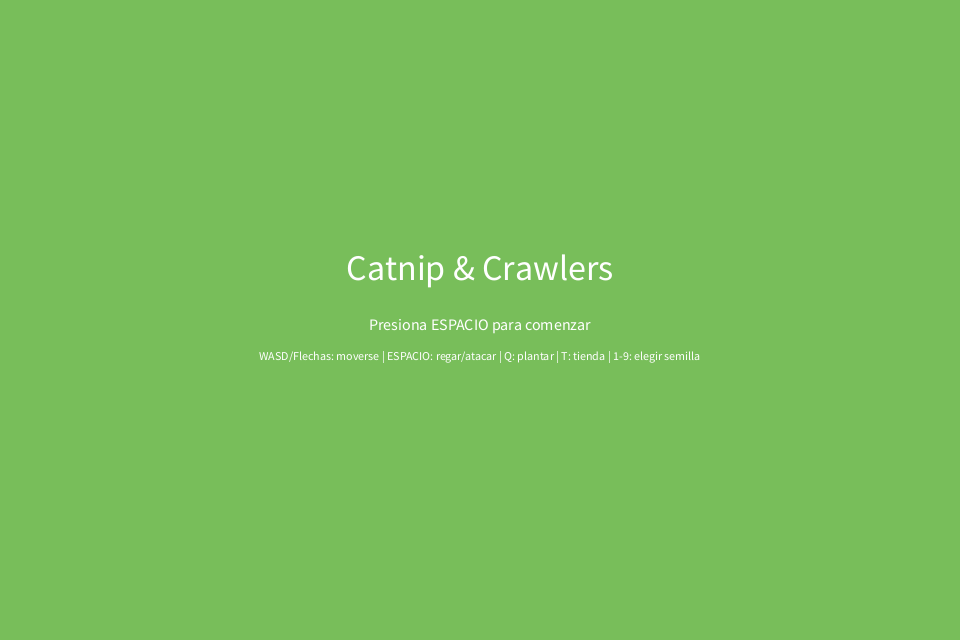
Frame 1 (no input)
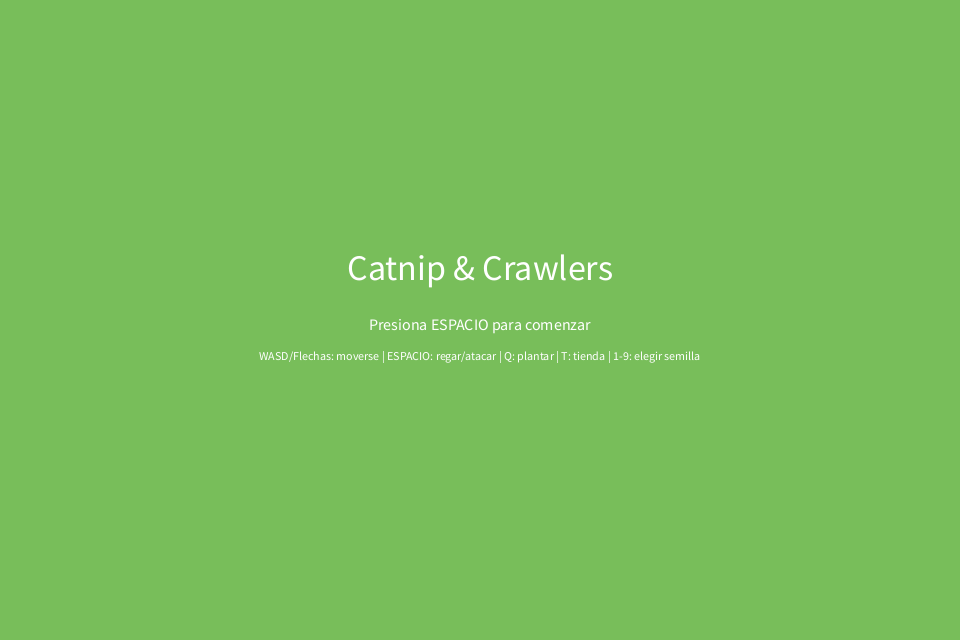
Frame 60 (the mouse pressed at the canvas centre just before this capture)
Frame 120 (the mouse held since frame 60 and released just before this capture): identical to frame 60, image omitted

The Processing sketch that drew these frames (run headless with seeded random() and noise(); from frame 60 on, the mouse is pressed at the canvas centre):

// Processing sketch: CatnipCrawlers
// ── CatnipCrawlers.pde
// ============================================================
// CATNIP & CRAWLERS
// Juego 2D de estrategia y gestion de jardin (Processing/Java)
// ============================================================

Juego juego;

void setup() {
  size(960, 640);
  juego = new Juego();
  juego.iniciarJuego();
}

void draw() {
  juego.actualizar();
  juego.mostrar();
}

void keyPressed() {
  juego.manejarEntrada();
  // Evita que Processing cierre el sketch al presionar ESC
  if (key == ESC) {
    key = 0;
  }
}

void mousePressed() {
  juego.manejarEntrada();
}

// ── Constantes.pde
// ==================== CONSTANTES GLOBALES ====================

// Estados del juego
final int ESTADO_MENU        = 0;
final int ESTADO_PREPARACION = 1;
final int ESTADO_OLEADA      = 2;
final int ESTADO_GAMEOVER    = 3;

// Estaciones del anio
final int PRIMAVERA = 0;
final int VERANO    = 1;
final int OTONO     = 2;
final int INVIERNO  = 3;

// Direcciones del jugador
final int ARRIBA      = 0;
final int ABAJO       = 1;
final int IZQUIERDA   = 2;
final int DERECHA     = 3;

// Rarezas de semillas/plantas
final int COMUN      = 0;
final int RARA       = 1;
final int EPICA      = 2;
final int LEGENDARIA = 3;

// Estados de una planta
final int PLANTA_SEMILLA  = 0;
final int CRECIENDO       = 1;
final int MADURA          = 2;
final int MARCHITA        = 3;

// ── Enemigo.pde
class Enemigo {
  float posX, posY;
  float vida;
  float velocidad;
  float danio;
  String tipo;
  Parcela objetivo;

  // Auxiliares internos (no forman parte de la lista original de atributos)
  boolean muerto = false;
  float vidaMaxima;

  Enemigo(float posX, float posY, String tipo) {
    this.posX = posX;
    this.posY = posY;
    this.tipo = tipo;
    configurarPorTipo();
  }

  void configurarPorTipo() {
    if (tipo.equals("Hormiga"))          { vida = 20; velocidad = 1.4; danio = 3; }
    else if (tipo.equals("Escarabajo"))  { vida = 40; velocidad = 0.9; danio = 6; }
    else if (tipo.equals("Oruga"))       { vida = 15; velocidad = 1.1; danio = 2; }
    else if (tipo.equals("Avispa"))      { vida = 25; velocidad = 1.8; danio = 4; }
    else if (tipo.equals("Babosa"))      { vida = 60; velocidad = 0.6; danio = 8; }
    else                                  { vida = 20; velocidad = 1.0; danio = 3; }
    vidaMaxima = vida;
  }

  void buscarObjetivo(ArrayList<Parcela> parcelas) {
    Parcela mejor = null;
    float distMin = Float.MAX_VALUE;
    for (Parcela p : parcelas) {
      if (!p.estaLibre() && p.planta != null && p.planta.estado != MARCHITA) {
        float d = dist(posX, posY, p.posX, p.posY);
        if (d < distMin) {
          distMin = d;
          mejor = p;
        }
      }
    }
    objetivo = mejor;
  }

  void mover() {
    if (objetivo == null) return;
    float cx = objetivo.posX + objetivo.tamanio / 2.0;
    float cy = objetivo.posY + objetivo.tamanio / 2.0;
    float dx = cx - posX;
    float dy = cy - posY;
    float d = sqrt(dx * dx + dy * dy);
    if (d > 6) {
      posX += (dx / d) * velocidad;
      posY += (dy / d) * velocidad;
    }
  }

  void atacar() {
    if (objetivo == null || objetivo.estaLibre() || objetivo.planta == null) return;
    float cx = objetivo.posX + objetivo.tamanio / 2.0;
    float cy = objetivo.posY + objetivo.tamanio / 2.0;
    if (dist(posX, posY, cx, cy) <= 42) {
      objetivo.planta.recibirDanio(danio * 0.06);
    }
  }

  void recibirDanio(float cantidad) {
    vida -= cantidad;
    if (vida <= 0) morir();
  }

  void morir() {
    muerto = true;
  }

  void mostrar() {
    noStroke();
    color c = color(120, 40, 40);
    if (tipo.equals("Hormiga"))          c = color(35, 35, 35);
    else if (tipo.equals("Escarabajo"))  c = color(90, 40, 110);
    else if (tipo.equals("Oruga"))       c = color(90, 160, 40);
    else if (tipo.equals("Avispa"))      c = color(235, 200, 30);
    else if (tipo.equals("Babosa"))      c = color(160, 100, 150);

    fill(c);
    ellipse(posX, posY, 22, 16);
    fill(0);
    ellipse(posX + 8, posY - 4, 3, 3);

    // Barra de vida
    float ratio = constrain(vida / vidaMaxima, 0, 1);
    noStroke();
    fill(60);
    rect(posX - 15, posY - 16, 30, 4);
    fill(200, 40, 40);
    rect(posX - 15, posY - 16, 30 * ratio, 4);
  }
}

// ── GestorEstaciones.pde
class GestorEstaciones {
  int estacionActual;
  int estacionAnterior;

  // Modificadores aplicados al resto del juego segun la estacion
  float modCrecimiento;
  float modVelocidadEnemigos;

  GestorEstaciones() {
    estacionActual = PRIMAVERA;
    estacionAnterior = INVIERNO;
    aplicarModificadores();
  }

  void cambiarEstacion() {
    estacionAnterior = estacionActual;
    estacionActual = selecNuevaEstacion();
    aplicarModificadores();
  }

  int selecNuevaEstacion() {
    return (estacionActual + 1) % 4;
  }

  void aplicarModificadores() {
    if (estacionActual == PRIMAVERA) {
      modCrecimiento = 1.2;
      modVelocidadEnemigos = 1.0;
    } else if (estacionActual == VERANO) {
      modCrecimiento = 1.0;
      modVelocidadEnemigos = 1.1;
    } else if (estacionActual == OTONO) {
      modCrecimiento = 0.9;
      modVelocidadEnemigos = 1.0;
    } else {
      modCrecimiento = 0.6;
      modVelocidadEnemigos = 0.85;
    }
  }
}

// ── GestorOleadas.pde
class GestorOleadas {
  int numero;
  int cantEnemigos;
  int enemigosRestantes;
  int intervaloSpawn;
  ArrayList<PuntoSpawn> puntosSpawn;

  // Referencias/estado interno necesarios para operar
  Juego juego;
  int timerSpawn;
  int enemigosPorCrear;
  String[] tiposEnemigo = {"Hormiga", "Escarabajo", "Oruga", "Avispa", "Babosa"};

  GestorOleadas(Juego juego) {
    this.juego = juego;
    numero = 0;
    cantEnemigos = 0;
    enemigosRestantes = 0;
    intervaloSpawn = 90;
    puntosSpawn = new ArrayList<PuntoSpawn>();
    generarPuntosSpawn();
  }

  void generarPuntosSpawn() {
    puntosSpawn.clear();
    int total = 12; // 12 puntos posibles alrededor del jardin
    for (int i = 0; i < total; i++) {
      float ang = TWO_PI * i / total;
      float radioX = width / 2.0 - 30;
      float radioY = height / 2.0 - 30;
      float x = width / 2.0 + cos(ang) * radioX;
      float y = height / 2.0 + sin(ang) * radioY;
      puntosSpawn.add(new PuntoSpawn(constrain(x, 15, width - 15), constrain(y, 15, height - 15)));
    }
  }

  void iniciarOleada() {
    numero++;
    subirDificultad();
    enemigosRestantes = cantEnemigos;
    enemigosPorCrear = cantEnemigos;
    timerSpawn = 0;
  }

  void subirDificultad() {
    cantEnemigos = 4 + numero * 2;
    intervaloSpawn = max(18, 90 - numero * 4);
  }

  PuntoSpawn seleSpawn() {
    return puntosSpawn.get(int(random(puntosSpawn.size())));
  }

  Enemigo crearEnemigo() {
    PuntoSpawn punto = seleSpawn();
    int variedad = constrain(2 + numero / 2, 1, tiposEnemigo.length);
    String tipo = tiposEnemigo[int(random(variedad))];
    Enemigo e = new Enemigo(punto.posX, punto.posY, tipo);
    e.buscarObjetivo(juego.parcelas);
    return e;
  }

  void actualizar() {
    if (enemigosPorCrear > 0) {
      timerSpawn++;
      if (timerSpawn >= intervaloSpawn) {
        timerSpawn = 0;
        juego.enemigos.add(crearEnemigo());
        enemigosPorCrear--;
      }
    }
    enemigosRestantes = enemigosPorCrear + juego.enemigos.size();

    if (enemigosPorCrear <= 0 && juego.enemigos.size() == 0) {
      terminarOleada();
    }
  }

  void terminarOleada() {
    enemigosRestantes = 0;
    if (numero % 3 == 0) {
      juego.gestorEstaciones.cambiarEstacion();
    }
    juego.cambiarEstado(ESTADO_PREPARACION);
  }
}

// ── Inventario.pde
class Inventario {
  int capacidad;
  ArrayList<Semilla> semillas;
  Semilla semillaSeleccionada;

  Inventario(int capacidad) {
    this.capacidad = capacidad;
    this.semillas = new ArrayList<Semilla>();
    this.semillaSeleccionada = null;
  }

  boolean agregarSemilla(Semilla s) {
    if (estaLleno()) return false;
    semillas.add(s);
    if (semillaSeleccionada == null) semillaSeleccionada = s;
    return true;
  }

  void eliminarSemilla(Semilla s) {
    semillas.remove(s);
    if (semillaSeleccionada == s) {
      semillaSeleccionada = semillas.size() > 0 ? semillas.get(0) : null;
    }
  }

  void seleccionarSemilla(int indice) {
    if (indice >= 0 && indice < semillas.size()) {
      semillaSeleccionada = semillas.get(indice);
    }
  }

  boolean estaLleno() {
    return semillas.size() >= capacidad;
  }

  void mostrar(float x, float y) {
    noStroke();
    fill(255, 255, 255, 210);
    rect(x, y, 260, 80, 8);
    fill(0);
    textSize(11);
    textAlign(LEFT);
    text("Inventario (" + semillas.size() + "/" + capacidad + ") - teclas 1-9", x + 8, y + 15);

    for (int i = 0; i < semillas.size(); i++) {
      Semilla s = semillas.get(i);
      float sx = x + 8 + (i % 8) * 30;
      float sy = y + 22 + (i / 8) * 30;
      fill(s == semillaSeleccionada ? color(255, 220, 120) : color(210, 210, 210));
      rect(sx, sy, 26, 26, 4);
      fill(0);
      textSize(8);
      textAlign(CENTER);
      String corto = s.nombre.length() > 4 ? s.nombre.substring(0, 4) : s.nombre;
      text(corto, sx + 13, sy + 16);
    }
    textAlign(LEFT);
  }
}

// ── Jardin.pde
class Jardin {
  int estacionVisual;
  color textura;
  ArrayList<PVector> decoracion;

  GestorEstaciones gestorRef;

  Jardin(GestorEstaciones gestorEstaciones) {
    gestorRef = gestorEstaciones;
    estacionVisual = gestorRef.estacionActual;
    decoracion = new ArrayList<PVector>();
    generarDecoracion();
    actualizarEstacion();
  }

  void generarDecoracion() {
    decoracion.clear();
    for (int i = 0; i < 25; i++) {
      decoracion.add(new PVector(random(width), random(height)));
    }
  }

  void actualizarEstacion() {
    if (estacionVisual != gestorRef.estacionActual) {
      estacionVisual = gestorRef.estacionActual;
      generarDecoracion();
    }
    if (estacionVisual == PRIMAVERA)      textura = color(150, 210, 120);
    else if (estacionVisual == VERANO)    textura = color(120, 190, 80);
    else if (estacionVisual == OTONO)     textura = color(200, 150, 80);
    else                                   textura = color(225, 235, 245);
  }

  void mostrar() {
    background(textura);
    mostrarDecoracion();
  }

  void mostrarDecoracion() {
    noStroke();
    for (PVector v : decoracion) {
      if (estacionVisual == PRIMAVERA) {
        fill(255, 200, 220);
        ellipse(v.x, v.y, 5, 5);
      } else if (estacionVisual == VERANO) {
        fill(255, 255, 150, 180);
        ellipse(v.x, v.y, 3, 3);
      } else if (estacionVisual == OTONO) {
        fill(180, 90, 30);
        ellipse(v.x, v.y, 6, 4);
      } else {
        fill(255);
        ellipse(v.x, v.y, 4, 4);
      }
    }
  }
}

// ── Juego.pde
class Juego {
  int estadoActual;
  Jugador jugador;
  ArrayList<Parcela> parcelas;
  ArrayList<Enemigo> enemigos;
  Tienda tienda;
  Inventario inventario;
  // "gestores" del enunciado: instancias de GestorOleadas y GestorEstaciones
  GestorOleadas gestorOleadas;
  GestorEstaciones gestorEstaciones;
  Jardin terreno;
  float dinero;
  int plantasDestruidas;

  // Auxiliar: temporizador de la fase de preparacion (en frames)
  int timerPreparacion;
  final int TIEMPO_PREP = 60 * 18; // ~18 segundos

  void iniciarJuego() {
    estadoActual = ESTADO_MENU;

    jugador = new Jugador(width / 2.0, height / 2.0);
    inventario = jugador.inventario;

    parcelas = new ArrayList<Parcela>();
    crearParcelas();

    enemigos = new ArrayList<Enemigo>();
    tienda = new Tienda();

    gestorEstaciones = new GestorEstaciones();
    gestorOleadas = new GestorOleadas(this);
    terreno = new Jardin(gestorEstaciones);

    dinero = 100;
    plantasDestruidas = 0;
    timerPreparacion = TIEMPO_PREP;

    // Semillas iniciales para poder empezar a jugar
    inventario.agregarSemilla(new Semilla("Girasol", "Girasol", COMUN, 10, 40, 3, 180));
    inventario.agregarSemilla(new Semilla("Tomate", "Tomate", COMUN, 15, 50, 4, 220));
  }

  void crearParcelas() {
    int cols = 6, rows = 4;
    float tam = 68;
    float startX = width / 2.0 - (cols * tam) / 2.0;
    float startY = height / 2.0 - (rows * tam) / 2.0 + 15;
    for (int r = 0; r < rows; r++) {
      for (int c = 0; c < cols; c++) {
        parcelas.add(new Parcela(startX + c * tam, startY + r * tam, tam - 4));
      }
    }
  }

  void actualizar() {
    if (estadoActual == ESTADO_MENU || estadoActual == ESTADO_GAMEOVER) return;

    terreno.actualizarEstacion();
    jugador.mover();

    for (Parcela p : parcelas) {
      if (p.planta != null) {
        p.planta.actualizar();
        float generado = p.planta.generarDinero();
        if (generado > 0) dinero += generado;
        if (p.planta.muerta) {
          plantasDestruidas++;
        }
      }
    }

    if (estadoActual == ESTADO_PREPARACION) {
      timerPreparacion--;
      if (timerPreparacion <= 0) {
        tienda.cerrar();
        gestorOleadas.iniciarOleada();
        cambiarEstado(ESTADO_OLEADA);
      }
    } else if (estadoActual == ESTADO_OLEADA) {
      gestorOleadas.actualizar();

      ArrayList<Enemigo> muertos = new ArrayList<Enemigo>();
      for (Enemigo e : enemigos) {
        if (e.objetivo == null || e.objetivo.estaLibre()) {
          e.buscarObjetivo(parcelas);
        }
        e.mover();
        e.atacar();
        if (e.muerto) muertos.add(e);
      }
      enemigos.removeAll(muertos);

      // Si terminarOleada() ya cambio el estado, preparamos el proximo temporizador
      if (estadoActual == ESTADO_PREPARACION) {
        timerPreparacion = TIEMPO_PREP;
      }
    }

    comprobarGameOver();
  }

  void mostrar() {
    if (estadoActual == ESTADO_MENU) {
      mostrarMenu();
      return;
    }

    terreno.mostrar();
    for (Parcela p : parcelas) p.mostrar();
    for (Enemigo e : enemigos) e.mostrar();
    jugador.mostrar();

    mostrarHUD();
    tienda.mostrar(width - 430, 20);
    inventario.mostrar(15, height - 95);

    if (estadoActual == ESTADO_GAMEOVER) {
      mostrarGameOver();
    }
  }

  void mostrarMenu() {
    background(120, 190, 90);
    fill(255);
    textAlign(CENTER);
    textSize(36);
    text("Catnip & Crawlers", width / 2.0, height / 2.0 - 40);
    textSize(16);
    text("Presiona ESPACIO para comenzar", width / 2.0, height / 2.0 + 10);
    textSize(12);
    text("WASD/Flechas: moverse | ESPACIO: regar/atacar | Q: plantar | T: tienda | 1-9: elegir semilla",
         width / 2.0, height / 2.0 + 40);
    textAlign(LEFT);
  }

  void mostrarHUD() {
    noStroke();
    fill(255, 255, 255, 220);
    rect(10, 10, 230, 68, 8);
    fill(0);
    textAlign(LEFT);
    textSize(13);
    text("Dinero: $" + int(dinero), 20, 28);

    String est = estadoActual == ESTADO_PREPARACION ? "Preparacion" :
                 (estadoActual == ESTADO_OLEADA ? "Oleada " + gestorOleadas.numero : "");
    text("Estado: " + est, 20, 46);

    if (estadoActual == ESTADO_PREPARACION) {
      text("Siguiente oleada en: " + (timerPreparacion / 60) + "s", 20, 64);
    } else if (estadoActual == ESTADO_OLEADA) {
      text("Enemigos restantes: " + gestorOleadas.enemigosRestantes, 20, 64);
    }

    String[] nombresEstacion = {"Primavera", "Verano", "Otono", "Invierno"};
    textAlign(RIGHT);
    text("Estacion: " + nombresEstacion[gestorEstaciones.estacionActual], width - 20, 28);
    text("Plantas perdidas: " + plantasDestruidas + "/15", width - 20, 46);
    textAlign(LEFT);
  }

  void mostrarGameOver() {
    noStroke();
    fill(0, 0, 0, 180);
    rect(0, 0, width, height);
    fill(255);
    textAlign(CENTER);
    textSize(32);
    text("GAME OVER", width / 2.0, height / 2.0 - 10);
    textSize(14);
    text("Oleadas superadas: " + gestorOleadas.numero, width / 2.0, height / 2.0 + 16);
    text("Presiona R para reiniciar", width / 2.0, height / 2.0 + 40);
    textAlign(LEFT);
  }

  void manejarEntrada() {
    if (estadoActual == ESTADO_MENU) {
      if (key == ' ') {
        cambiarEstado(ESTADO_PREPARACION);
      }
      return;
    }

    if (estadoActual == ESTADO_GAMEOVER) {
      if (key == 'r' || key == 'R') {
        iniciarJuego();
      }
      return;
    }

    if (key == ' ') {
      jugador.usarRegadera(parcelas, enemigos);
    } else if (key == 'q' || key == 'Q') {
      for (Parcela p : parcelas) {
        float cx = p.posX + p.tamanio / 2.0;
        float cy = p.posY + p.tamanio / 2.0;
        if (dist(jugador.posX, jugador.posY, cx, cy) < 55) {
          jugador.plantar(p);
          break;
        }
      }
    } else if (key == 't' || key == 'T') {
      if (!tienda.visible) tienda.abrir();
      else tienda.minimizar();
    } else if (key == ESC) {
      tienda.cerrar();
    } else if (key >= '1' && key <= '9') {
      inventario.seleccionarSemilla(key - '1');
    }

    if (mousePressed) {
      tienda.manejarClick(mouseX, mouseY, width - 430, 20, this);
    }
  }

  void cambiarEstado(int nuevo) {
    estadoActual = nuevo;
  }

  void comprobarGameOver() {
    if (plantasDestruidas >= 15) {
      cambiarEstado(ESTADO_GAMEOVER);
    }
  }
}

// ── Jugador.pde
class Jugador {
  float posX, posY;
  float velocidad;
  int direccion;
  Regadera regadera;
  Inventario inventario;

  Jugador(float posX, float posY) {
    this.posX = posX;
    this.posY = posY;
    this.velocidad = 2.6;
    this.direccion = ABAJO;
    this.regadera = new Regadera();
    this.inventario = new Inventario(12);
  }

  void mover() {
    float dx = 0, dy = 0;
    if (keyPressed) {
      if (key == 'w' || key == 'W' || keyCode == UP)    dy -= 1;
      if (key == 's' || key == 'S' || keyCode == DOWN)  dy += 1;
      if (key == 'a' || key == 'A' || keyCode == LEFT)  dx -= 1;
      if (key == 'd' || key == 'D' || keyCode == RIGHT) dx += 1;
    }
    if (dx != 0 || dy != 0) {
      float mag = sqrt(dx * dx + dy * dy);
      posX += (dx / mag) * velocidad;
      posY += (dy / mag) * velocidad;
      actualizarDireccion(dx, dy);
    }
    posX = constrain(posX, 15, width - 15);
    posY = constrain(posY, 15, height - 15);
  }

  void actualizarDireccion(float dx, float dy) {
    if (dy < 0) direccion = ARRIBA;
    else if (dy > 0) direccion = ABAJO;
    else if (dx < 0) direccion = IZQUIERDA;
    else if (dx > 0) direccion = DERECHA;
  }

  void usarRegadera(ArrayList<Parcela> parcelas, ArrayList<Enemigo> enemigos) {
    regadera.usar(posX, posY, direccion, parcelas, enemigos);
  }

  boolean plantar(Parcela p) {
    if (inventario.semillaSeleccionada == null) return false;
    if (!p.estaLibre()) return false;
    Planta nueva = inventario.semillaSeleccionada.crearPlanta();
    return p.plantar(nueva);
  }

  void mostrar() {
    regadera.mostrarArea(posX, posY, direccion);

    noStroke();
    fill(230, 150, 60);
    ellipse(posX, posY, 30, 26);

    fill(255, 240, 230);
    triangle(posX - 16, posY - 12, posX - 8, posY - 24, posX - 2, posY - 12);
    triangle(posX + 2, posY - 12, posX + 8, posY - 24, posX + 16, posY - 12);

    fill(0);
    float ox = 0, oy = 0;
    if (direccion == ARRIBA)      oy = -4;
    else if (direccion == ABAJO)  oy = 4;
    else if (direccion == IZQUIERDA) ox = -4;
    else if (direccion == DERECHA)   ox = 4;
    ellipse(posX + ox - 3, posY + oy - 2, 3, 3);
    ellipse(posX + ox + 3, posY + oy - 2, 3, 3);

    // Regadera visual segun cooldown
    fill(regadera.puedeUsarse() ? color(80, 160, 220) : color(150, 150, 150));
    ellipse(posX + ox * 3, posY + oy * 3, 10, 8);
  }
}

// ── Mejora.pde
// Clase auxiliar NO incluida en el diseno original, agregada solo para que
// Tienda.mejorasDispo / comprarMejora() tengan un objeto concreto con el que trabajar.
class Mejora {
  String nombre;
  String descripcion;
  float precio;
  String tipoEfecto;

  Mejora(String nombre, String descripcion, float precio, String tipoEfecto) {
    this.nombre = nombre;
    this.descripcion = descripcion;
    this.precio = precio;
    this.tipoEfecto = tipoEfecto;
  }

  void aplicar(Jugador j, Inventario inv) {
    if (tipoEfecto.equals("velocidad")) {
      j.velocidad += 0.6;
    } else if (tipoEfecto.equals("danio")) {
      j.regadera.danio += 4;
    } else if (tipoEfecto.equals("cooldown")) {
      j.regadera.cooldown = max(100, j.regadera.cooldown - 60);
    } else if (tipoEfecto.equals("area")) {
      j.regadera.anchoArea += 20;
      j.regadera.altoArea += 15;
    } else if (tipoEfecto.equals("capacidad")) {
      inv.capacidad += 3;
    }
  }

  void mostrar(float x, float y, float w, float h) {
    noStroke();
    fill(220, 230, 255);
    rect(x, y, w, h, 6);
    fill(0);
    textSize(11);
    textAlign(LEFT);
    text(nombre, x + 6, y + 14);
    textSize(9);
    text(descripcion, x + 6, y + 28, w - 12, h - 30);
    textAlign(RIGHT);
    textSize(10);
    text("$" + int(precio), x + w - 6, y + 14);
    textAlign(LEFT);
  }
}

// ── Parcela.pde
class Parcela {
  float posX, posY;
  float tamanio;
  Planta planta;
  boolean estaOcupada;

  Parcela(float posX, float posY, float tamanio) {
    this.posX = posX;
    this.posY = posY;
    this.tamanio = tamanio;
    this.estaOcupada = false;
    this.planta = null;
  }

  boolean contener(float px, float py) {
    return px >= posX && px <= posX + tamanio && py >= posY && py <= posY + tamanio;
  }

  boolean plantar(Planta p) {
    if (estaOcupada) return false;
    planta = p;
    estaOcupada = true;
    return true;
  }

  void eliminarPlanta() {
    planta = null;
    estaOcupada = false;
  }

  boolean estaLibre() {
    return !estaOcupada;
  }

  void mostrar() {
    noStroke();
    fill(101, 67, 33);
    rect(posX, posY, tamanio, tamanio, 4);
    stroke(70, 45, 20);
    noFill();
    rect(posX, posY, tamanio, tamanio, 4);
    noStroke();

    if (planta != null) {
      planta.mostrar(posX + tamanio / 2.0, posY + tamanio / 2.0, tamanio);
      if (planta.muerta) {
        eliminarPlanta();
      }
    }
  }
}

// ── Planta.pde
class Planta {
  String nombre;
  String tipo;
  int rareza;
  float vida;
  float hidratacion;
  float tiempoCrecimiento;
  float dineroGenerado;
  int estado;

  // Auxiliar interno: indica que la planta debe ser removida de su parcela
  boolean muerta = false;
  float vidaMaxima;

  Planta(String nombre, String tipo, int rareza, float vidaMax, float dineroGenerado, float tiempoCrecimientoInicial) {
    this.nombre = nombre;
    this.tipo = tipo;
    this.rareza = rareza;
    this.vida = vidaMax;
    this.vidaMaxima = vidaMax;
    this.hidratacion = 55;
    this.tiempoCrecimiento = tiempoCrecimientoInicial;
    this.dineroGenerado = dineroGenerado;
    this.estado = CRECIENDO;
  }

  void actualizar() {
    if (estado == CRECIENDO) {
      if (hidratacion > 0) {
        crecer();
        hidratacion -= 0.08;
      } else {
        recibirDanio(0.06);
      }
    } else if (estado == MADURA) {
      hidratacion -= 0.03;
      if (hidratacion <= 0) {
        recibirDanio(0.06);
      }
      // tiempoCrecimiento se reutiliza aqui como cuenta regresiva
      // para la proxima generacion de dinero
      if (tiempoCrecimiento > 0) tiempoCrecimiento -= 1;
    }
  }

  void regar() {
    hidratacion = min(100, hidratacion + 35);
  }

  void crecer() {
    tiempoCrecimiento -= 1;
    if (tiempoCrecimiento <= 0) {
      estado = MADURA;
      tiempoCrecimiento = 240; // cuenta regresiva para generar dinero
    }
  }

  void recibirDanio(float cantidad) {
    vida -= cantidad;
    if (vida <= 0) morir();
  }

  void morir() {
    estado = MARCHITA;
    muerta = true;
  }

  float generarDinero() {
    if (estado == MADURA && tiempoCrecimiento <= 0) {
      tiempoCrecimiento = 240;
      return dineroGenerado;
    }
    return 0;
  }

  void mostrar(float x, float y, float tam) {
    noStroke();
    color base = color(60, 160, 60);
    if (rareza == RARA)            base = color(60, 120, 200);
    else if (rareza == EPICA)      base = color(160, 60, 200);
    else if (rareza == LEGENDARIA) base = color(230, 180, 30);

    if (estado == CRECIENDO) {
      float progreso = constrain(1 - (tiempoCrecimiento / 240.0), 0.05, 1);
      fill(90, 60, 30);
      ellipse(x, y + tam * 0.25, tam * 0.45, tam * 0.22);
      fill(base);
      ellipse(x, y, tam * 0.35 * progreso, tam * 0.35 * progreso);
    } else if (estado == MADURA) {
      fill(base);
      ellipse(x, y, tam * 0.62, tam * 0.62);
      fill(255, 255, 255, 110);
      ellipse(x - tam * 0.12, y - tam * 0.12, tam * 0.16, tam * 0.16);
    } else if (estado == MARCHITA) {
      fill(120, 100, 70);
      ellipse(x, y, tam * 0.4, tam * 0.4);
      stroke(80, 60, 40);
      line(x - tam * 0.2, y - tam * 0.2, x + tam * 0.2, y + tam * 0.2);
      noStroke();
    }
  }
}

// ── PuntoSpawn.pde
// Representa cada uno de los 12 lugares posibles donde pueden aparecer los enemigos
class PuntoSpawn {
  float posX, posY;

  PuntoSpawn(float posX, float posY) {
    this.posX = posX;
    this.posY = posY;
  }
}

// ── Regadera.pde
class Regadera {
  float anchoArea, altoArea;
  float danio;
  int cooldown;
  int ultimoUso;

  Regadera() {
    anchoArea = 90;
    altoArea = 70;
    danio = 8;
    cooldown = 400;
    ultimoUso = -99999;
  }

  boolean puedeUsarse() {
    return millis() - ultimoUso >= cooldown;
  }

  // Calcula el area rectangular {x, y, w, h} frente al jugador segun su direccion
  float[] calcularArea(float px, float py, int direccion) {
    float ax = px, ay = py, w, h;
    if (direccion == ARRIBA) {
      w = anchoArea; h = altoArea;
      ax = px - w / 2.0; ay = py - h - 18;
    } else if (direccion == ABAJO) {
      w = anchoArea; h = altoArea;
      ax = px - w / 2.0; ay = py + 18;
    } else if (direccion == IZQUIERDA) {
      w = altoArea; h = anchoArea;
      ax = px - w - 18; ay = py - h / 2.0;
    } else {
      w = altoArea; h = anchoArea;
      ax = px + 18; ay = py - h / 2.0;
    }
    return new float[]{ax, ay, w, h};
  }

  boolean dentroDeArea(float x, float y, float[] area) {
    return x >= area[0] && x <= area[0] + area[2] && y >= area[1] && y <= area[1] + area[3];
  }

  void regar(ArrayList<Parcela> parcelas, float[] area) {
    for (Parcela p : parcelas) {
      if (!p.estaLibre()) {
        float cx = p.posX + p.tamanio / 2.0;
        float cy = p.posY + p.tamanio / 2.0;
        if (dentroDeArea(cx, cy, area)) {
          p.planta.regar();
        }
      }
    }
  }

  void atacar(ArrayList<Enemigo> enemigos, float[] area) {
    for (Enemigo e : enemigos) {
      if (dentroDeArea(e.posX, e.posY, area)) {
        e.recibirDanio(danio);
      }
    }
  }

  void usar(float px, float py, int direccion, ArrayList<Parcela> parcelas, ArrayList<Enemigo> enemigos) {
    if (!puedeUsarse()) return;
    float[] area = calcularArea(px, py, direccion);
    regar(parcelas, area);
    atacar(enemigos, area);
    ultimoUso = millis();
  }

  void mostrarArea(float px, float py, int direccion) {
    float[] area = calcularArea(px, py, direccion);
    noStroke();
    color c = puedeUsarse() ? color(100, 180, 255, 70) : color(150, 150, 150, 50);
    fill(c);
    rect(area[0], area[1], area[2], area[3], 6);
  }
}

// ── Semilla.pde
class Semilla {
  String nombre;
  String tipoPlanta;
  int rareza;
  float precio;

  // Datos base para generar la planta correspondiente
  float vidaBase, dineroBase, tiempoCrecBase;

  Semilla(String nombre, String tipoPlanta, int rareza, float precio,
          float vidaBase, float dineroBase, float tiempoCrecBase) {
    this.nombre = nombre;
    this.tipoPlanta = tipoPlanta;
    this.rareza = rareza;
    this.precio = precio;
    this.vidaBase = vidaBase;
    this.dineroBase = dineroBase;
    this.tiempoCrecBase = tiempoCrecBase;
  }

  Planta crearPlanta() {
    return new Planta(nombre, tipoPlanta, rareza, vidaBase, dineroBase, tiempoCrecBase);
  }

  void mostrar(float x, float y, float tam) {
    color c = color(60, 160, 60);
    if (rareza == RARA)            c = color(60, 120, 200);
    else if (rareza == EPICA)      c = color(160, 60, 200);
    else if (rareza == LEGENDARIA) c = color(230, 180, 30);

    noStroke();
    fill(c);
    rect(x, y, tam, tam, 6);
    fill(0);
    textSize(9);
    textAlign(CENTER);
    text(nombre, x + tam / 2.0, y + tam + 11);
    text("$" + int(precio), x + tam / 2.0, y + tam + 22);
    textAlign(LEFT);
  }
}

// ── Tienda.pde
class Tienda {
  ArrayList<Semilla> semillasDispo;
  ArrayList<Mejora> mejorasDispo;
  boolean visible;
  boolean minimizada;

  Tienda() {
    semillasDispo = new ArrayList<Semilla>();
    mejorasDispo = new ArrayList<Mejora>();
    visible = false;
    minimizada = false;
    generarOfertas();
  }

  void abrir() {
    visible = true;
    minimizada = false;
  }

  void cerrar() {
    visible = false;
  }

  void minimizar() {
    minimizada = !minimizada;
  }

  void generarOfertas() {
    semillasDispo.clear();
    semillasDispo.add(new Semilla("Girasol",     "Girasol",     COMUN,      10, 40,  3,  180));
    semillasDispo.add(new Semilla("Tomate",      "Tomate",      COMUN,      15, 50,  4,  220));
    semillasDispo.add(new Semilla("Cactus",      "Cactus",      RARA,       25, 70,  7,  260));
    semillasDispo.add(new Semilla("Menta",       "Menta",       RARA,       20, 45,  6,  200));
    semillasDispo.add(new Semilla("FlorLuna",    "FlorLuna",    EPICA,      40, 90,  12, 320));
    if (random(1) < 0.4) {
      semillasDispo.add(new Semilla("ArbolDorado", "ArbolDorado", LEGENDARIA, 80, 140, 25, 420));
    }

    mejorasDispo.clear();
    mejorasDispo.add(new Mejora("Patas Rapidas",     "+ velocidad del gato",        35, "velocidad"));
    mejorasDispo.add(new Mejora("Regadera Reforzada","+ danio de la regadera",      40, "danio"));
    mejorasDispo.add(new Mejora("Riego Rapido",      "- cooldown de la regadera",   45, "cooldown"));
    mejorasDispo.add(new Mejora("Chorro Amplio",     "+ area de la regadera",       50, "area"));
    mejorasDispo.add(new Mejora("Bolsa Grande",      "+ capacidad del inventario",  30, "capacidad"));
  }

  boolean comprarSemilla(Semilla s, Juego juego) {
    if (juego.dinero >= s.precio && !juego.jugador.inventario.estaLleno()) {
      if (juego.jugador.inventario.agregarSemilla(s)) {
        juego.dinero -= s.precio;
        return true;
      }
    }
    return false;
  }

  boolean comprarMejora(Mejora m, Juego juego) {
    if (juego.dinero >= m.precio) {
      juego.dinero -= m.precio;
      m.aplicar(juego.jugador, juego.jugador.inventario);
      return true;
    }
    return false;
  }

  void mostrar(float x, float y) {
    if (!visible) return;
    noStroke();
    fill(255, 255, 255, 235);
    float w = 420;
    float h = minimizada ? 30 : 300;
    rect(x, y, w, h, 8);
    fill(0);
    textSize(12);
    textAlign(LEFT);
    text("TIENDA  (T: minimizar, ESC: cerrar)", x + 8, y + 18);
    if (minimizada) return;

    textSize(11);
    text("Semillas:", x + 8, y + 36);
    for (int i = 0; i < semillasDispo.size(); i++) {
      float sx = x + 8 + (i % 5) * 80;
      float sy = y + 44 + (i / 5) * 66;
      semillasDispo.get(i).mostrar(sx, sy, 44);
    }

    text("Mejoras:", x + 8, y + 168);
    for (int i = 0; i < mejorasDispo.size(); i++) {
      float mx = x + 8 + (i % 2) * 205;
      float my = y + 176 + (i / 2) * 58;
      mejorasDispo.get(i).mostrar(mx, my, 195, 52);
    }
  }

  void manejarClick(float mx, float my, float x, float y, Juego juego) {
    if (!visible || minimizada) return;

    for (int i = 0; i < semillasDispo.size(); i++) {
      float sx = x + 8 + (i % 5) * 80;
      float sy = y + 44 + (i / 5) * 66;
      if (mx >= sx && mx <= sx + 44 && my >= sy && my <= sy + 44) {
        comprarSemilla(semillasDispo.get(i), juego);
        return;
      }
    }
    for (int i = 0; i < mejorasDispo.size(); i++) {
      float mxp = x + 8 + (i % 2) * 205;
      float myp = y + 176 + (i / 2) * 58;
      if (mx >= mxp && mx <= mxp + 195 && my >= myp && my <= myp + 52) {
        comprarMejora(mejorasDispo.get(i), juego);
        return;
      }
    }
  }
}
